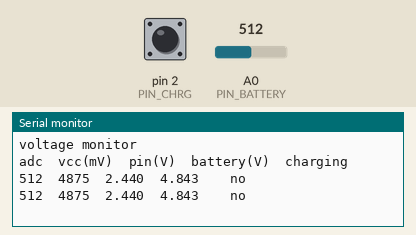
A sketch run on a simulated Arduino Uno, built with avr-gcc and run on an emulated ATmega328P. On the bench: the last lines printed to the serial monitor. The test bench sets the inputs (shaded band); at power-on: pin 2 (PIN_CHRG) HIGH, A0 (PIN_BATTERY) = 512.

Above: at 1.2 s.
1.3 s: pin 2 (PIN_CHRG) pulled LOW for 1 s
At 3.0 s:
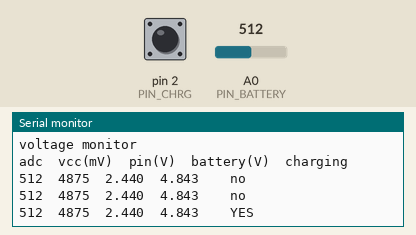
3.8 s: A0 (PIN_BATTERY) set to 716
At 5.0 s:
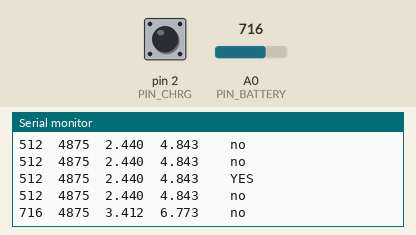
5.3 s: A0 (PIN_BATTERY) set to 900
At 5.3 s:
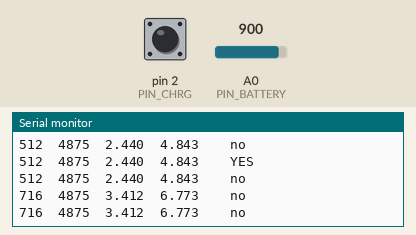
6.8 s: pin 2 (PIN_CHRG) pulled LOW for 1 s
At 8.1 s:
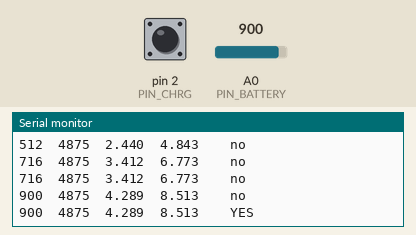
Timing chart, 0 to 9.8 s (numbered marks = the images above; inputs shaded):
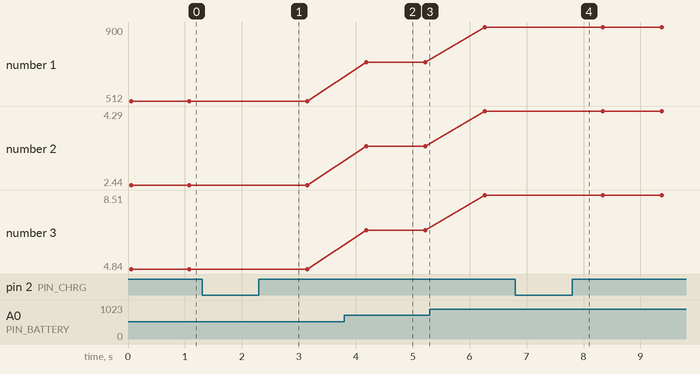

The sketch:

01_voltage_monitor.ino
```cpp
/*
 * 01_voltage_monitor - 전압 측정 + 캘리브레이션
 *
 * 시리얼 모니터(9600)로 측정값을 찍는다.
 * 여기서 나온 보정값을 02_battery_gauge에 옮겨 적는 것이 목적이다.
 *
 * 배선:
 *   TP4056 OUT+ ---[ R1 10k ]---+---[ R2 10k ]--- GND
 *                                |
 *                                +--> A0
 *   TP4056 OUT- ---------------------> Arduino GND (공통 접지 필수)
 *
 * ⚠️ 아두이노 GND 는 반드시 OUT- 에 문다.
 *    B+ 와 OUT+ 는 기판에서 직결된 같은 노드다. 보호회로(DW01+8205A)는
 *    음극 쪽만 끊기 때문에, 실질적인 차이는 접지 기준점에 있다.
 *    GND 를 B- 에 물면 과방전 차단이 걸려도 아두이노가 계속 셀을 소모한다.
 *
 * 왜 분압하나:
 * 18650 만충이 4.2V라 5V ADC 범위 안에 들어가긴 한다. 하지만 아두이노가
 * 꺼진 상태에서 A0에 4.2V가 걸리면 보호 다이오드를 통해 역전류가 흐른다.
 * 10k+10k 로 반으로 나누면 그 위험이 없다.
 *
 * 저항값을 10k 로 잡은 이유:
 * ATmega328P 데이터시트가 아날로그 소스 임피던스를 10k 이하로 권장한다.
 * 10k+10k 의 등가 출력 임피던스는 5k 라 권장 범위 안이다.
 * (100k+100k 면 50k 가 되어 ADC 입력 누설에 의한 오차가 커진다)
 * 대신 배터리 누설이 210uA(4.2V/20k)로 늘지만, 2950mAh 셀 기준 1.6년치이고
 * 아두이노 자체 소비(약 50mA)에 비하면 0.4% 수준이라 무시할 수 있다.
 *
 * 캘리브레이션 절차:
 *   1) 멀티미터로 OUT+/OUT- 사이 실제 전압을 잰다
 *   2) 시리얼에 찍힌 "battery" 값과 비교한다
 *   3) DIVIDER_RATIO 를 조정한다
 *        보정값 = 현재값 * (멀티미터 전압 / 시리얼 전압)
 *   4) 두 값이 0.02V 이내로 맞으면 끝
 */

const uint8_t PIN_BATTERY = A0;
const uint8_t PIN_CHRG = 2;  // TP4056 CHRG 패드 (선택). 02_battery_gauge 와 같은 핀

// 분압비. 같은 값 저항 두 개면 이상적으로는 2.000
// 저항 오차(±5%)와 배선 저항 때문에 실측으로 맞추는 값이다.
float DIVIDER_RATIO = 1.985;  // 실측 보정. 02_battery_gauge 주석 참조

// ATmega328P 내부 1.1V 밴드갭으로 실제 AVCC를 역산한다.
// USB 전압은 4.7~5.1V로 흔들리는데, 그걸 5.0V로 가정하면
// 그대로 측정 오차가 된다.
long readVccMilliVolts() {
  // 내부 1.1V 기준을 AVCC 기준으로 측정
  ADMUX = _BV(REFS0) | _BV(MUX3) | _BV(MUX2) | _BV(MUX1);
  delay(2);  // 기준전압 안정화 대기. 빼면 첫 샘플이 튄다
  ADCSRA |= _BV(ADSC);
  while (bit_is_set(ADCSRA, ADSC)) {
    ;
  }
  uint8_t low = ADCL;
  uint8_t high = ADCH;
  long result = (high << 8) | low;
  if (result == 0) return 5000;  // 0 나누기 방지

  // 이론값은 1125300 (= 1.1V * 1023 * 1000). 밴드갭 개체차가 ±10% 있어
  // 이 보드는 실측 5150mV 인데 이론 상수로는 5283mV 로 나왔다.
  // 보정 = 5150 * (1125300 / 5283) = 5150 * 213 = 1096950
  // 다른 보드에서는 5V-GND 실측값 * 213 으로 다시 맞춘다.
  return 1096950L / result;
}

// ADC를 여러 번 읽어 평균. 마지막 비트의 떨림을 줄인다
int readAdcAveraged(uint8_t pin, uint8_t samples) {
  analogRead(pin);  // 첫 샘플은 버린다 (멀티플렉서 전환 직후라 부정확)
  long sum = 0;
  for (uint8_t i = 0; i < samples; i++) {
    sum += analogRead(pin);
    delay(2);
  }
  return (int)(sum / samples);
}

void setup() {
  Serial.begin(9600);
  pinMode(PIN_CHRG, INPUT_PULLUP);
  Serial.println(F("\nvoltage monitor"));
  Serial.println(F("adc\tvcc(mV)\tpin(V)\tbattery(V)\tcharging"));
}

void loop() {
  long vccMv = readVccMilliVolts();
  int adc = readAdcAveraged(PIN_BATTERY, 16);

  // ADC 값 -> A0 핀 전압 -> 분압 복원
  float pinVolt = (adc * (vccMv / 1000.0)) / 1023.0;
  float battVolt = pinVolt * DIVIDER_RATIO;

  // TP4056 CHRG는 충전 중에 LOW로 당겨지는 오픈 드레인 출력이다.
  // 연결 안 했으면 INPUT_PULLUP 때문에 항상 HIGH(=미충전)로 읽힌다.
  bool charging = (digitalRead(PIN_CHRG) == LOW);

  Serial.print(adc);
  Serial.print(F("\t"));
  Serial.print(vccMv);
  Serial.print(F("\t"));
  Serial.print(pinVolt, 3);
  Serial.print(F("\t"));
  Serial.print(battVolt, 3);
  Serial.print(F("\t\t"));
  Serial.println(charging ? F("YES") : F("no"));

  delay(1000);
}
```

Measured:
- after the input at 1.3 s, the serial monitor: prints a new line after 0.81 s (image 1)
- after the input at 3.8 s, the serial monitor: prints a new line after 0.39 s (image 2)
- after the input at 6.8 s, the serial monitor: prints a new line after 0.50 s (image 4)
- plotted number 1: 512 → 716 after the input at 3.8 s, 716 → 900 after the input at 5.3 s
- plotted number 2: 2.44 → 3.41 after the input at 3.8 s, 3.41 → 4.29 after the input at 5.3 s
- plotted number 3: 4.84 → 6.77 after the input at 3.8 s, 6.77 → 8.51 after the input at 5.3 s
